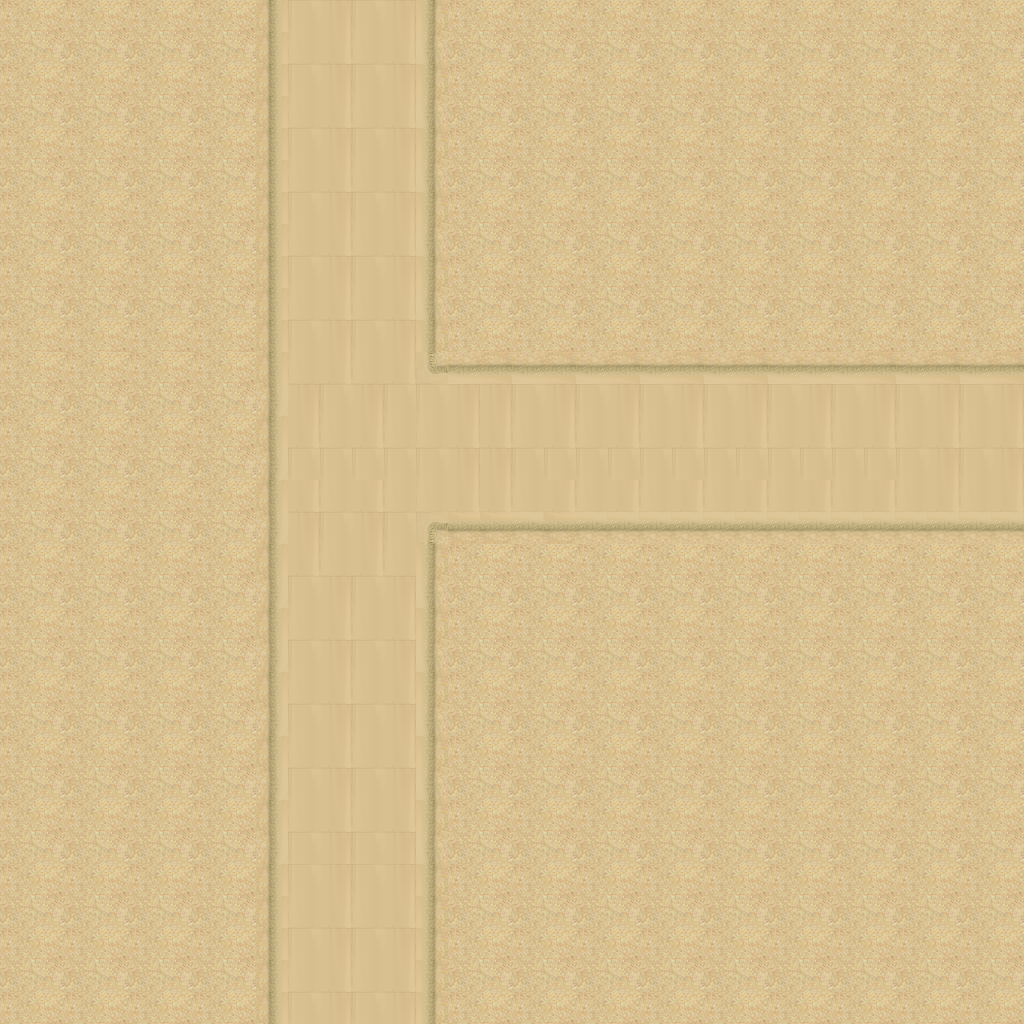

Below is a game level as drawn by its tile map, then a one-line description and the .tmx that defines it (tile-layer data replaced by summaries):
An orthogonal 32x32 tile map with 32x32 px tiles, 1 tile layer (Tilelaag 1).

<map version="1.0" orientation="orthogonal" renderorder="right-down" width="32" height="32" tilewidth="32" tileheight="32" nextobjectid="1">
 <tileset firstgid="1" name="desert_2" tilewidth="32" tileheight="32" spacing="1" tilecount="48">
  <image source="../Images/map/desert_2.png" width="263" height="197" />
 </tileset>
 <layer name="Tilelaag 1" width="32" height="32">
  <data>[1024 cells, 1024 non-empty, 18 distinct tile ids]</data>
 </layer>
</map>
